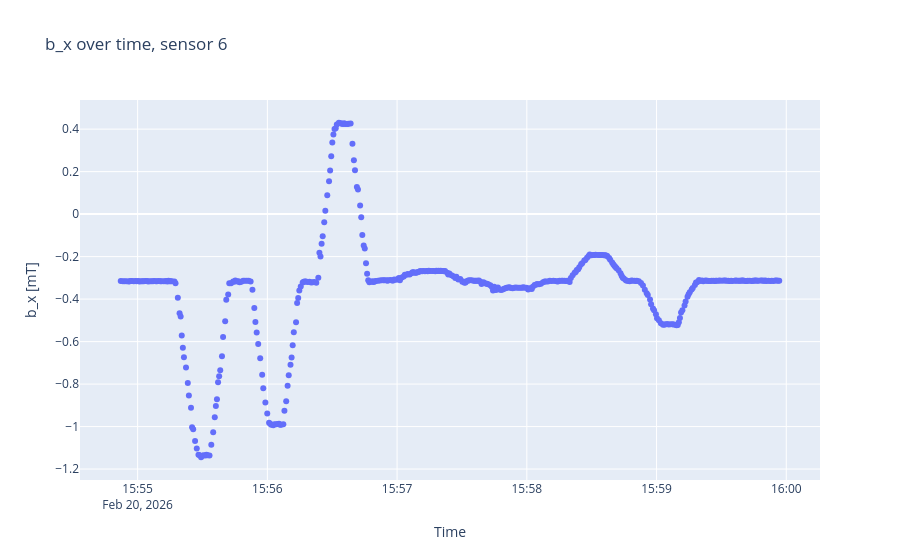
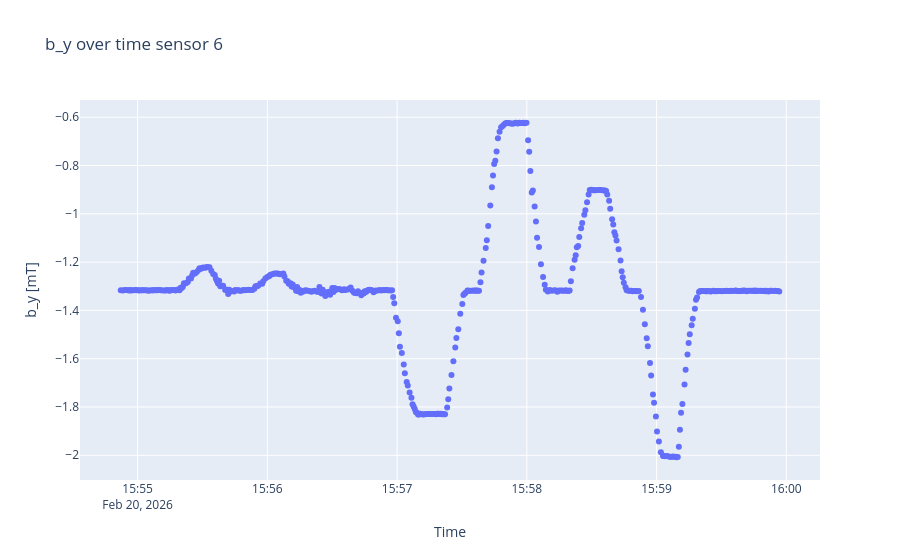
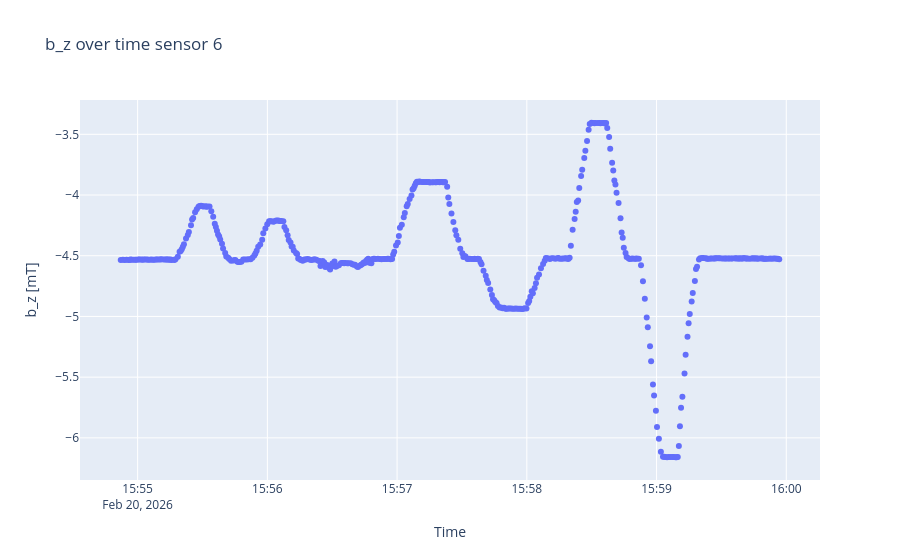

The notebook cell saved with these charts, in order:
### Code cell
sensorplots(B, timestamps, 6)

### Figure 1 — Plotly figure (JSON) as saved in the notebook; plotly's stock layout.template omitted (floating-point values rounded to 4 significant figures; data arrays with more than 128 entries replaced by an {"elided": "..."} marker saying what was removed)
{"data": [{"mode": "markers", "type": "scatter", "x": {"elided": "453 str values"}, "y": {"elided": "453 float values"}}], "layout": {"title": {"text": "b_x over time, sensor 6"}, "xaxis": {"title": {"text": "Time"}}, "yaxis": {"scaleanchor": "y", "title": {"text": "b_x [mT]"}}}}

### Figure 2 — Plotly figure (JSON) as saved in the notebook; plotly's stock layout.template omitted (floating-point values rounded to 4 significant figures; data arrays with more than 128 entries replaced by an {"elided": "..."} marker saying what was removed)
{"data": [{"mode": "markers", "type": "scatter", "x": {"elided": "453 str values"}, "y": {"elided": "453 float values"}}], "layout": {"title": {"text": "b_y over time sensor 6"}, "xaxis": {"title": {"text": "Time"}}, "yaxis": {"scaleanchor": "y", "title": {"text": "b_y [mT]"}}}}

### Figure 3 — Plotly figure (JSON) as saved in the notebook; plotly's stock layout.template omitted (floating-point values rounded to 4 significant figures; data arrays with more than 128 entries replaced by an {"elided": "..."} marker saying what was removed)
{"data": [{"mode": "markers", "type": "scatter", "x": {"elided": "453 str values"}, "y": {"elided": "453 float values"}}], "layout": {"title": {"text": "b_z over time sensor 6"}, "xaxis": {"title": {"text": "Time"}}, "yaxis": {"scaleanchor": "y", "title": {"text": "b_z [mT]"}}}}
